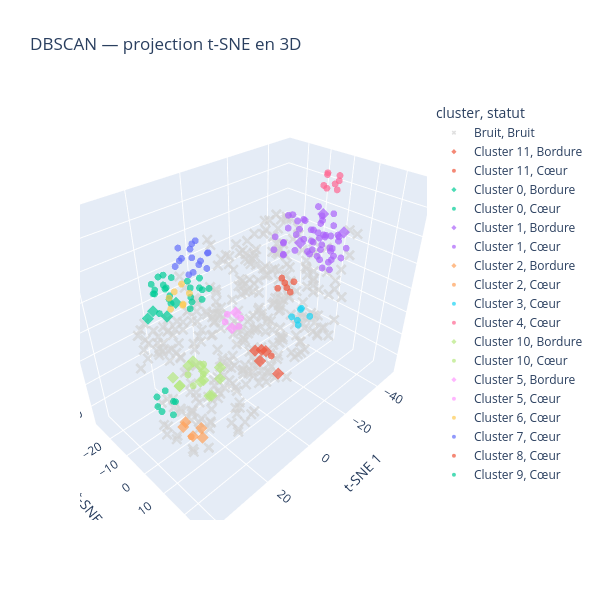

The notebook cell this image was saved under:
### Code cell
tsne_3d = TSNE(
    n_components=3,
    metric="cosine",
    perplexity=30,
    init="random",
    learning_rate="auto",
    random_state=42
)

coord_3d = tsne_3d.fit_transform(matrice_tfidf.toarray())

visu_3d = visualisation.copy()
visu_3d[["t-SNE 1", "t-SNE 2", "t-SNE 3"]] = coord_3d

fig = px.scatter_3d(
    visu_3d,
    x="t-SNE 1",
    y="t-SNE 2",
    z="t-SNE 3",
    color="cluster",
    symbol="statut",
    symbol_map={"Cœur": "circle", "Bordure": "diamond", "Bruit": "x"},
    color_discrete_map={"Bruit": "lightgray"},
    hover_data=["id", "statut"],
    opacity=0.7,
    title="DBSCAN — projection t-SNE en 3D",
    height=600,
    width=600
)

fig.update_traces(marker_size=4)
fig.update_layout(scene_aspectmode="data")
fig.show()

### Figure 1 — Plotly figure (JSON) as saved in the notebook; plotly's stock layout.template omitted (floating-point values rounded to 4 significant figures; data arrays with more than 128 entries replaced by an {"elided": "..."} marker saying what was removed)
{"data": [{"customdata": {"elided": "333x2 mixed values"}, "hovertemplate": "cluster=Bruit<br>statut=%{customdata[1]}<br>t-SNE 1=%{x}<br>t-SNE 2=%{y}<br>t-SNE 3=%{z}<br>id=%{customdata[0]}<extra></extra>", "legendgroup": "Bruit, Bruit", "marker": {"color": "lightgray", "opacity": 0.7, "size": 4, "symbol": "x"}, "mode": "markers", "name": "Bruit, Bruit", "scene": "scene", "showlegend": true, "type": "scatter3d", "x": {"elided": "333 float values"}, "y": {"elided": "333 float values"}, "z": {"elided": "333 float values"}}, {"customdata": [[15, "Bordure"], [16, "Bordure"], [427, "Bordure"], [480, "Bordure"], [484, "Bordure"]], "hovertemplate": "cluster=Cluster 11<br>statut=%{customdata[1]}<br>t-SNE 1=%{x}<br>t-SNE 2=%{y}<br>t-SNE 3=%{z}<br>id=%{customdata[0]}<extra></extra>", "legendgroup": "Cluster 11, Bordure", "marker": {"color": "#EF553B", "opacity": 0.7, "size": 4, "symbol": "diamond"}, "mode": "markers", "name": "Cluster 11, Bordure", "scene": "scene", "showlegend": true, "type": "scatter3d", "x": [-3.496, -0.8147, -1.565, 0.4928, -0.5387], "y": [5.594, 3.17, 13.16, 6.769, 6.505], "z": [-14.04, -13.61, -18.02, -15.21, -11.14]}, {"customdata": [[485, "Cœur"]], "hovertemplate": "cluster=Cluster 11<br>statut=%{customdata[1]}<br>t-SNE 1=%{x}<br>t-SNE 2=%{y}<br>t-SNE 3=%{z}<br>id=%{customdata[0]}<extra></extra>", "legendgroup": "Cluster 11, Cœur", "marker": {"color": "#EF553B", "opacity": 0.7, "size": 4, "symbol": "circle"}, "mode": "markers", "name": "Cluster 11, Cœur", "scene": "scene", "showlegend": true, "type": "scatter3d", "x": [-1.969], "y": [9.522], "z": [-12.78]}, {"customdata": [[173, "Bordure"], [176, "Bordure"], [277, "Bordure"], [446, "Bordure"]], "hovertemplate": "cluster=Cluster 0<br>statut=%{customdata[1]}<br>t-SNE 1=%{x}<br>t-SNE 2=%{y}<br>t-SNE 3=%{z}<br>id=%{customdata[0]}<extra></extra>", "legendgroup": "Cluster 0, Bordure", "marker": {"color": "#00cc96", "opacity": 0.7, "size": 4, "symbol": "diamond"}, "mode": "markers", "name": "Cluster 0, Bordure", "scene": "scene", "showlegend": true, "type": "scatter3d", "x": [18.52, 23.6, 25.55, 28.65], "y": [-11.8, -9.734, -13.96, -12.28], "z": [7.894, 6.418, 7.198, 6.928]}, {"customdata": [[18, "Cœur"], [20, "Cœur"], [21, "Cœur"], [22, "Cœur"], [23, "Cœur"], [24, "Cœur"], [25, "Cœur"], [60, "Cœur"], [171, "Cœur"], [172, "Cœur"], [174, "Cœur"], [175, "Cœur"], [340, "Cœur"], [341, "Cœur"], [359, "Cœur"], [360, "Cœur"], [440, "Cœur"], [441, "Cœur"], [442, "Cœur"], [443, "Cœur"], [487, "Cœur"], [488, "Cœur"], [496, "Cœur"], [497, "Cœur"]], "hovertemplate": "cluster=Cluster 0<br>statut=%{customdata[1]}<br>t-SNE 1=%{x}<br>t-SNE 2=%{y}<br>t-SNE 3=%{z}<br>id=%{customdata[0]}<extra></extra>", "legendgroup": "Cluster 0, Cœur", "marker": {"color": "#00cc96", "opacity": 0.7, "size": 4, "symbol": "circle"}, "mode": "markers", "name": "Cluster 0, Cœur", "scene": "scene", "showlegend": true, "type": "scatter3d", "x": [14.2, 7.103, 10.98, 18.13, 21.52, 24.2, 26.22, 9.08, 14.48, 9.726, 16.35, 20.67, 6.203, 10.18, 14.59, 17.54, 21.71, 21.45, 22.85, 25.17, 11.47, 7.41, 18.18, 18.09], "y": [-10.58, -14.26, -14.18, -16.7, -19.42, -14.72, -9.479, -17.75, -8.968, -9.975, -20.06, -19.69, -10.56, -8.959, -18.47, -21.37, -10.38, -12.95, -8.131, -12.01, -13.28, -13.5, -14.89, -17.62], "z": [4.185, 7.009, 5.274, 10.96, 12.51, 12.5, 8.955, 8.883, 7.665, 5.845, 8.105, 8.465, 8.046, 10.16, 12.33, 12.56, 11.41, 15.15, 14.24, 15.49, 9.425, 11.16, 5.969, 15.08]}, {"customdata": [[152, "Bordure"], [177, "Bordure"], [366, "Bordure"]], "hovertemplate": "cluster=Cluster 1<br>statut=%{customdata[1]}<br>t-SNE 1=%{x}<br>t-SNE 2=%{y}<br>t-SNE 3=%{z}<br>id=%{customdata[0]}<extra></extra>", "legendgroup": "Cluster 1, Bordure", "marker": {"color": "#ab63fa", "opacity": 0.7, "size": 4, "symbol": "diamond"}, "mode": "markers", "name": "Cluster 1, Bordure", "scene": "scene", "showlegend": true, "type": "scatter3d", "x": [-35.16, -35.19, -26.22], "y": [9.916, 0.9694, -0.9129], "z": [20.38, 23.97, 15.86]}, {"customdata": [[26, "Cœur"], [36, "Cœur"], [41, "Cœur"], [56, "Cœur"], [58, "Cœur"], [63, "Cœur"], [64, "Cœur"], [65, "Cœur"], [68, "Cœur"], [71, "Cœur"], [72, "Cœur"], [73, "Cœur"], [95, "Cœur"], [98, "Cœur"], [102, "Cœur"], [116, "Cœur"], [124, "Cœur"], [138, "Cœur"], [139, "Cœur"], [144, "Cœur"], [167, "Cœur"], [169, "Cœur"], [170, "Cœur"], [178, "Cœur"], [185, "Cœur"], [237, "Cœur"], [239, "Cœur"], [276, "Cœur"], [288, "Cœur"], [289, "Cœur"], [315, "Cœur"], [322, "Cœur"], [333, "Cœur"], [334, "Cœur"], [335, "Cœur"], [336, "Cœur"], [347, "Cœur"], [372, "Cœur"], [373, "Cœur"], [397, "Cœur"], [423, "Cœur"], [432, "Cœur"], [433, "Cœur"], [447, "Cœur"], [448, "Cœur"], [467, "Cœur"], [470, "Cœur"], [471, "Cœur"], [476, "Cœur"], [489, "Cœur"], [491, "Cœur"], [493, "Cœur"]], "hovertemplate": "cluster=Cluster 1<br>statut=%{customdata[1]}<br>t-SNE 1=%{x}<br>t-SNE 2=%{y}<br>t-SNE 3=%{z}<br>id=%{customdata[0]}<extra></extra>", "legendgroup": "Cluster 1, Cœur", "marker": {"color": "#ab63fa", "opacity": 0.7, "size": 4, "symbol": "circle"}, "mode": "markers", "name": "Cluster 1, Cœur", "scene": "scene", "showlegend": true, "type": "scatter3d", "x": [-45.13, -37.56, -43.89, -41.58, -29.43, -26.19, -26.48, -27.43, -39.96, -37.84, -33.79, -30.4, -43.45, -37.33, -31.59, -39.61, -36.42, -39.59, -38.72, -32.52, -30.91, -32.18, -41.29, -39.21, -35.9, -34.72, -29.46, -37.99, -41.69, -36.18, -32.44, -39.48, -36.36, -32.61, -32.71, -35.73, -37.18, -43.99, -35.3, -45.45, -41.59, -27.81, -30.76, -48.57, -37.04, -32.12, -31.5, -33.21, -31.11, -28.37, -41.43, -35.91], "y": [-7.154, -2.351, -0.4944, 2.38, -10.96, -12.65, -8.331, -9.404, -6.263, -12.11, -13.1, -4.918, -5.903, -3.953, -0.301, 1.825, 0.5358, -2.179, -9.432, 4.777, 7.997, 3.316, -3.935, -4.295, 9.421, 5.728, 0.8292, -1.162, 0.6335, 5.353, 7.654, 1.844, 6.956, -10.04, -4.559, -7.616, -5.1, 2.193, 1.789, -1.163, 7.324, -13.68, -12.21, -0.9182, 1.192, -2.119, -10.94, -8.578, -7.013, 2.743, -1.915, -0.6596], "z": [14.45, 15.09, 16.25, 6.002, 6.314, 8.771, 8.198, 12.16, 13.93, 16.17, 19.4, 18.02, 9.514, 10.85, 14.78, 9.973, 11.84, 7.665, 9.504, 18.44, 10.12, 8.684, 19.73, 23.75, 10.33, 11.95, 20.14, 20.03, 21.9, 7.812, 6.384, 14.62, 17.95, 21.02, 20.61, 19.0, 5.717, 11.06, 16.53, 6.29, 11.08, 12.9, 10.19, 10.0, 2.482, 9.811, 15.98, 13.66, 8.756, 13.85, 12.17, 7.005]}, {"customdata": [[104, "Bordure"], [354, "Bordure"], [436, "Bordure"], [437, "Bordure"], [464, "Bordure"]], "hovertemplate": "cluster=Cluster 2<br>statut=%{customdata[1]}<br>t-SNE 1=%{x}<br>t-SNE 2=%{y}<br>t-SNE 3=%{z}<br>id=%{customdata[0]}<extra></extra>", "legendgroup": "Cluster 2, Bordure", "marker": {"color": "#FFA15A", "opacity": 0.7, "size": 4, "symbol": "diamond"}, "mode": "markers", "name": "Cluster 2, Bordure", "scene": "scene", "showlegend": true, "type": "scatter3d", "x": [21.69, 27.13, 24.14, 27.39, 27.38], "y": [-0.1204, -1.075, 3.486, 2.801, -2.284], "z": [-36.42, -30.02, -36.19, -33.38, -33.03]}, {"customdata": [[31, "Cœur"]], "hovertemplate": "cluster=Cluster 2<br>statut=%{customdata[1]}<br>t-SNE 1=%{x}<br>t-SNE 2=%{y}<br>t-SNE 3=%{z}<br>id=%{customdata[0]}<extra></extra>", "legendgroup": "Cluster 2, Cœur", "marker": {"color": "#FFA15A", "opacity": 0.7, "size": 4, "symbol": "circle"}, "mode": "markers", "name": "Cluster 2, Cœur", "scene": "scene", "showlegend": true, "type": "scatter3d", "x": [26.39], "y": [0.3056], "z": [-36.51]}, {"customdata": [[32, "Cœur"], [34, "Cœur"], [462, "Cœur"], [463, "Cœur"], [499, "Cœur"], [500, "Cœur"]], "hovertemplate": "cluster=Cluster 3<br>statut=%{customdata[1]}<br>t-SNE 1=%{x}<br>t-SNE 2=%{y}<br>t-SNE 3=%{z}<br>id=%{customdata[0]}<extra></extra>", "legendgroup": "Cluster 3, Cœur", "marker": {"color": "#19d3f3", "opacity": 0.7, "size": 4, "symbol": "circle"}, "mode": "markers", "name": "Cluster 3, Cœur", "scene": "scene", "showlegend": true, "type": "scatter3d", "x": [-18.07, -22.55, -20.63, -17.99, -21.99, -19.47], "y": [7.033, 4.441, 4.508, 3.963, 8.791, 6.527], "z": [-10.03, -6.425, -10.64, -8.054, -7.426, -4.379]}, {"customdata": [[48, "Cœur"], [69, "Cœur"], [238, "Cœur"], [319, "Cœur"], [332, "Cœur"], [371, "Cœur"], [396, "Cœur"], [490, "Cœur"]], "hovertemplate": "cluster=Cluster 4<br>statut=%{customdata[1]}<br>t-SNE 1=%{x}<br>t-SNE 2=%{y}<br>t-SNE 3=%{z}<br>id=%{customdata[0]}<extra></extra>", "legendgroup": "Cluster 4, Cœur", "marker": {"color": "#FF6692", "opacity": 0.7, "size": 4, "symbol": "circle"}, "mode": "markers", "name": "Cluster 4, Cœur", "scene": "scene", "showlegend": true, "type": "scatter3d", "x": [-37.08, -38.5, -34.46, -41.41, -39.79, -36.35, -36.97, -40.54], "y": [-1.178, 3.284, 2.113, 0.1764, -1.963, 0.4947, 4.82, 2.406], "z": [32.81, 32.15, 33.51, 32.51, 36.2, 37.13, 36.07, 36.22]}, {"customdata": [[67, "Bordure"], [85, "Bordure"], [107, "Bordure"], [141, "Bordure"], [197, "Bordure"], [267, "Bordure"], [268, "Bordure"], [275, "Bordure"], [351, "Bordure"], [352, "Bordure"], [386, "Bordure"], [387, "Bordure"], [415, "Bordure"]], "hovertemplate": "cluster=Cluster 10<br>statut=%{customdata[1]}<br>t-SNE 1=%{x}<br>t-SNE 2=%{y}<br>t-SNE 3=%{z}<br>id=%{customdata[0]}<extra></extra>", "legendgroup": "Cluster 10, Bordure", "marker": {"color": "#B6E880", "opacity": 0.7, "size": 4, "symbol": "diamond"}, "mode": "markers", "name": "Cluster 10, Bordure", "scene": "scene", "showlegend": true, "type": "scatter3d", "x": [26.88, 20.97, 31.21, 25.96, 19.53, 21.94, 25.74, 27.84, 31.11, 28.99, 20.05, 23.86, 22.65], "y": [3.402, 10.21, 4.176, 9.281, 8.793, -1.054, 10.68, 9.882, 0.9999, 0.698, 0.07015, 9.424, 4.423], "z": [-2.882, -7.378, -7.373, -1.83, -4.767, -7.017, -10.74, -4.201, -6.402, -11.43, -9.387, -12.83, -10.72]}, {"customdata": [[212, "Cœur"], [274, "Cœur"], [327, "Cœur"], [382, "Cœur"]], "hovertemplate": "cluster=Cluster 10<br>statut=%{customdata[1]}<br>t-SNE 1=%{x}<br>t-SNE 2=%{y}<br>t-SNE 3=%{z}<br>id=%{customdata[0]}<extra></extra>", "legendgroup": "Cluster 10, Cœur", "marker": {"color": "#B6E880", "opacity": 0.7, "size": 4, "symbol": "circle"}, "mode": "markers", "name": "Cluster 10, Cœur", "scene": "scene", "showlegend": true, "type": "scatter3d", "x": [26.43, 23.99, 21.74, 26.96], "y": [1.974, 6.309, 3.909, 4.947], "z": [-7.679, -6.203, -5.091, -9.688]}, {"customdata": [[75, "Bordure"], [418, "Bordure"]], "hovertemplate": "cluster=Cluster 5<br>statut=%{customdata[1]}<br>t-SNE 1=%{x}<br>t-SNE 2=%{y}<br>t-SNE 3=%{z}<br>id=%{customdata[0]}<extra></extra>", "legendgroup": "Cluster 5, Bordure", "marker": {"color": "#FF97FF", "opacity": 0.7, "size": 4, "symbol": "diamond"}, "mode": "markers", "name": "Cluster 5, Bordure", "scene": "scene", "showlegend": true, "type": "scatter3d", "x": [10.94, 5.511], "y": [5.099, 1.018], "z": [3.171, 4.177]}, {"customdata": [[77, "Cœur"], [195, "Cœur"], [226, "Cœur"], [361, "Cœur"]], "hovertemplate": "cluster=Cluster 5<br>statut=%{customdata[1]}<br>t-SNE 1=%{x}<br>t-SNE 2=%{y}<br>t-SNE 3=%{z}<br>id=%{customdata[0]}<extra></extra>", "legendgroup": "Cluster 5, Cœur", "marker": {"color": "#FF97FF", "opacity": 0.7, "size": 4, "symbol": "circle"}, "mode": "markers", "name": "Cluster 5, Cœur", "scene": "scene", "showlegend": true, "type": "scatter3d", "x": [7.458, 9.64, 9.742, 7.407], "y": [5.218, 0.56, 1.787, 4.373], "z": [5.196, 2.456, 6.022, 1.594]}, {"customdata": [[79, "Cœur"], [80, "Cœur"], [81, "Cœur"], [148, "Cœur"], [338, "Cœur"], [339, "Cœur"], [457, "Cœur"]], "hovertemplate": "cluster=Cluster 6<br>statut=%{customdata[1]}<br>t-SNE 1=%{x}<br>t-SNE 2=%{y}<br>t-SNE 3=%{z}<br>id=%{customdata[0]}<extra></extra>", "legendgroup": "Cluster 6, Cœur", "marker": {"color": "#FECB52", "opacity": 0.7, "size": 4, "symbol": "circle"}, "mode": "markers", "name": "Cluster 6, Cœur", "scene": "scene", "showlegend": true, "type": "scatter3d", "x": [30.64, 30.97, 27.13, 26.2, 26.87, 29.17, 25.05], "y": [3.221, 3.591, 0.6152, 2.768, 3.841, 6.728, 4.43], "z": [19.08, 22.87, 21.65, 18.26, 25.42, 21.3, 22.0]}, {"customdata": [[87, "Cœur"], [88, "Cœur"], [89, "Cœur"], [90, "Cœur"], [200, "Cœur"], [201, "Cœur"], [202, "Cœur"], [203, "Cœur"], [260, "Cœur"], [265, "Cœur"], [266, "Cœur"], [269, "Cœur"], [270, "Cœur"], [406, "Cœur"], [407, "Cœur"]], "hovertemplate": "cluster=Cluster 7<br>statut=%{customdata[1]}<br>t-SNE 1=%{x}<br>t-SNE 2=%{y}<br>t-SNE 3=%{z}<br>id=%{customdata[0]}<extra></extra>", "legendgroup": "Cluster 7, Cœur", "marker": {"color": "#636efa", "opacity": 0.7, "size": 4, "symbol": "circle"}, "mode": "markers", "name": "Cluster 7, Cœur", "scene": "scene", "showlegend": true, "type": "scatter3d", "x": [18.93, 19.98, 14.94, 14.96, 14.47, 12.1, 22.16, 18.43, 15.33, 14.76, 17.63, 18.6, 19.04, 21.85, 19.49], "y": [-3.374, 0.09286, -4.491, -7.213, -4.26, -2.714, -4.942, -1.556, 0.2848, 0.2757, -3.129, -7.764, 2.43, -2.067, -6.583], "z": [21.73, 24.4, 30.47, 26.82, 22.78, 26.29, 25.04, 31.89, 23.75, 28.39, 26.7, 24.22, 28.48, 28.63, 29.12]}, {"customdata": [[108, "Cœur"], [109, "Cœur"], [110, "Cœur"], [390, "Cœur"], [391, "Cœur"], [392, "Cœur"]], "hovertemplate": "cluster=Cluster 8<br>statut=%{customdata[1]}<br>t-SNE 1=%{x}<br>t-SNE 2=%{y}<br>t-SNE 3=%{z}<br>id=%{customdata[0]}<extra></extra>", "legendgroup": "Cluster 8, Cœur", "marker": {"color": "#EF553B", "opacity": 0.7, "size": 4, "symbol": "circle"}, "mode": "markers", "name": "Cluster 8, Cœur", "scene": "scene", "showlegend": true, "type": "scatter3d", "x": [-24.97, -25.84, -21.44, -22.98, -20.75, -23.65], "y": [-4.837, -2.348, -2.771, -1.338, -5.412, -6.159], "z": [-3.173, 0.0396, 1.332, -2.543, -1.792, 0.8235]}, {"customdata": [[150, "Cœur"], [153, "Cœur"], [154, "Cœur"], [355, "Cœur"], [367, "Cœur"], [455, "Cœur"], [468, "Cœur"]], "hovertemplate": "cluster=Cluster 9<br>statut=%{customdata[1]}<br>t-SNE 1=%{x}<br>t-SNE 2=%{y}<br>t-SNE 3=%{z}<br>id=%{customdata[0]}<extra></extra>", "legendgroup": "Cluster 9, Cœur", "marker": {"color": "#00cc96", "opacity": 0.7, "size": 4, "symbol": "circle"}, "mode": "markers", "name": "Cluster 9, Cœur", "scene": "scene", "showlegend": true, "type": "scatter3d", "x": [42.25, 36.67, 37.89, 40.47, 39.32, 39.67, 38.14], "y": [9.265, 8.447, 11.29, 7.956, 11.71, 5.124, 7.315], "z": [-4.091, -6.72, -3.94, -8.31, -7.624, -5.239, -2.437]}], "layout": {"height": 600, "legend": {"title": {"text": "cluster, statut"}, "tracegroupgap": 0}, "scene": {"aspectmode": "data", "domain": {"x": [0, 1], "y": [0, 1]}, "xaxis": {"title": {"text": "t-SNE 1"}}, "yaxis": {"title": {"text": "t-SNE 2"}}, "zaxis": {"title": {"text": "t-SNE 3"}}}, "title": {"text": "DBSCAN — projection t-SNE en 3D"}, "width": 600}}
